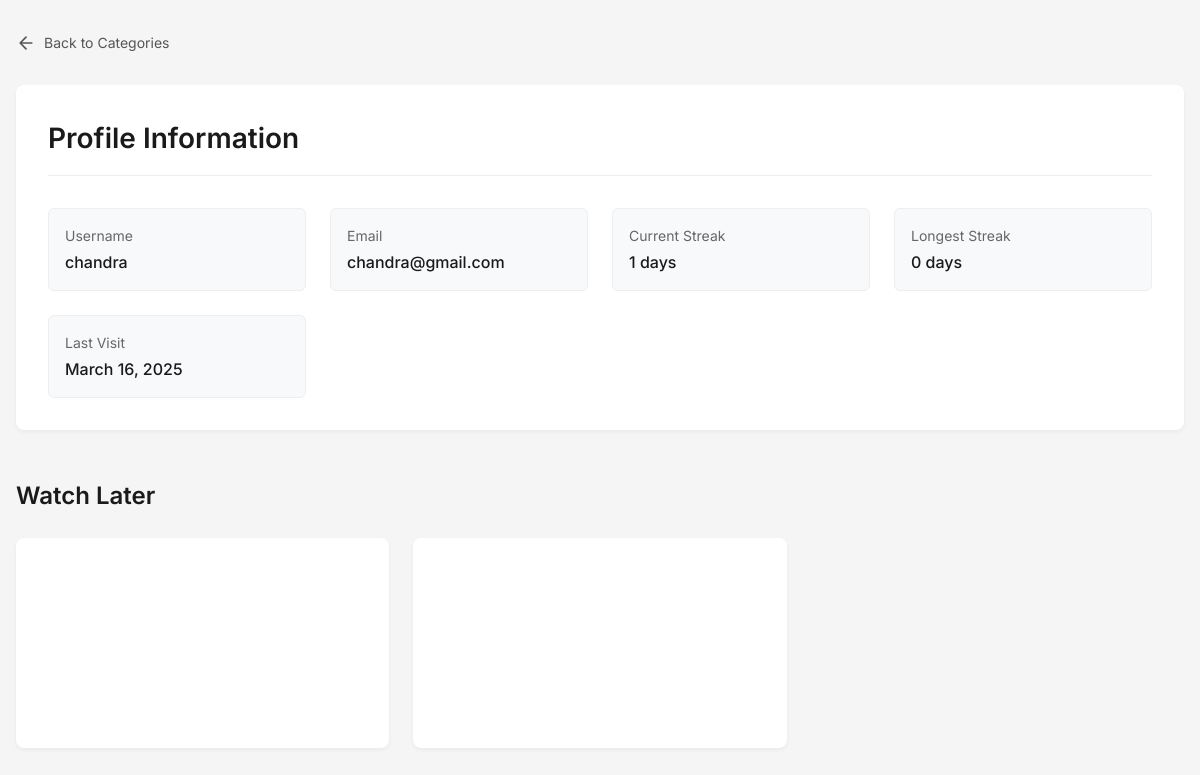
/profile/ (signed in), run on the app's committed database.
### accounts/models.py (models this page shows, shortened)
class UserRegistrations(models.Model):
    username = models.CharField(max_length=150, unique=True)
    email = models.EmailField(unique=True)
    password = models.CharField(max_length=128)

class UserStreak(models.Model):
    user = models.OneToOneField(UserRegistrations, on_delete=models.CASCADE)
    streak_count = models.IntegerField(default=0)
    last_visit = models.DateTimeField(null=True, blank=True)
    longest_streak = models.IntegerField(default=0)
    def update_streak(self):
        now = timezone.now()
        if self.last_visit:
            days_diff = (now.date() - self.last_visit.date()).days
            if days_diff == 0:
                return
            elif days_diff == 1:
                self.streak_count += 1
            elif days_diff > 1:
                self.streak_count = 1
            self.longest_streak = max(self.longest_streak, self.streak_count)
        else:
            self.streak_count = 1
        self.last_visit = now
        self.save()

### yt_learning/models.py (models this page shows, shortened)
class save_watch_later(models.Model):
    video = models.ForeignKey(Videos, on_delete=models.CASCADE)
    user = models.ForeignKey(UserRegistrations, on_delete=models.CASCADE)
    date = models.DateTimeField(auto_now_add=True)

class Videos(models.Model):
    title = models.CharField(max_length=100)
    bhashalu = models.ForeignKey(Bashalu, on_delete=models.CASCADE,null=True)
    yt_video_url = models.URLField(null = True)
    description = models.TextField()
    category = models.ForeignKey(Category, on_delete=models.CASCADE,null=True)
    embed_code = models.TextField()

### accounts/views.py (the view)
# urls.py: path('profile/', views.Profile_View, name='profile'),
def Profile_View(request):
    user_id = request.session.get('user_id')
    if not user_id:
        return redirect('login')
    user = get_object_or_404(UserRegistrations, id=user_id)
    try:
        streak = UserStreak.objects.get(user=user)
    except UserStreak.DoesNotExist:
        streak = UserStreak.objects.create(user=user)
    streak.update_streak()
    saved_videos = (
        save_watch_later.objects
        .filter(user=user)
        .select_related('video')
        .order_by('date')
    )
    context = {
        'user': user,
        'saved_videos': saved_videos,
        'current_streak': streak.streak_count,
        'longest_streak': streak.longest_streak,
        'last_visit': streak.last_visit,
    }
    return render(request, 'accounts/profile.html', context)

### templates/accounts/profile.html (shortened to what this page needs)
<!DOCTYPE html>
<html lang="en">
<head>
</head>
<body>
    <div class="container">
        <a href="{% url 'categories_page' %}" class="nav-back">
            <svg xmlns="http://www.w3.org/2000/svg" viewBox="0 0 24 24" fill="none" stroke="currentColor" stroke-width="2" stroke-linecap="round" stroke-linejoin="round">
                <path d="M19 12H5M12 19l-7-7 7-7"/>
            </svg>
            Back to Categories
        </a>
        <section class="profile-section">
            <header class="profile-header">
                <h1>Profile Information</h1>
            </header>
            <div class="profile-details">
                <div class="detail-item">
                    <span class="detail-label">Username</span>
                    <span class="detail-value">{{ user.username|default:"N/A" }}</span>
                </div>
                <div class="detail-item">
                    <span class="detail-label">Email</span>
                    <span class="detail-value">{{ user.email|default:"N/A" }}</span>
                </div>
                <div class="detail-item">
                    <span class="detail-label">Current Streak</span>
                    <span class="detail-value">{{ current_streak|default:0 }} days</span>
                </div>
                <div class="detail-item">
                    <span class="detail-label">Longest Streak</span>
                    <span class="detail-value">{{ longest_streak|default:0 }} days</span>
                </div>
                <div class="detail-item">
                    <span class="detail-label">Last Visit</span>
                    <span class="detail-value">{{ last_visit|date:"F d, Y"|default:"Never" }}</span>
                </div>
            </div>
        </section>
        <section class="watch-later">
            <header class="section-header">
                <h2>Watch Later</h2>
            </header>
            <div class="video-grid">
                {% for video in saved_videos %}
                    <article class="video-card">
                        <div class="video-embed">
                            {{ video.video.embed_code|safe }}
                        </div>
                    </article>
                {% empty %}
                    <div class="no-videos">No videos saved for later.</div>
                {% endfor %}
            </div>
        </section>
    </div>
</body>
</html>

### templates/accounts/profile.html (style rules this page uses)
*, *::before, *::after { margin: 0; padding: 0; box-sizing: border-box; }
body { font-family: 'Inter', -apple-system, BlinkMacSystemFont, sans-serif; line-height: 1.5; color: #1a1a1a; background-color: #f5f5f5; min-height: 100vh; }
.container { max-width: 1200px; margin: 0 auto; padding: 2rem 1rem; }
.nav-back { display: inline-flex; align-items: center; text-decoration: none; color: #555; font-size: 0.875rem; margin-bottom: 2rem; transition: color 0.2s ease; }
.nav-back svg { width: 20px; height: 20px; margin-right: 0.5rem; }
.profile-section { background: #fff; border-radius: 8px; box-shadow: 0 2px 4px rgba(0, 0, 0, 0.05); padding: 2rem; margin-bottom: 2rem; }
.profile-header { margin-bottom: 2rem; padding-bottom: 1rem; border-bottom: 1px solid #eee; }
.profile-header h1 { font-size: 1.75rem; font-weight: 600; color: #1a1a1a; }
.profile-details { display: grid; grid-template-columns: repeat(auto-fit, minmax(250px, 1fr)); gap: 1.5rem; }
.detail-item { padding: 1rem; background: #f8f9fa; border-radius: 6px; border: 1px solid #eee; }
.detail-label { font-size: 0.875rem; color: #666; margin-bottom: 0.25rem; display: block; }
.detail-value { font-size: 1rem; color: #1a1a1a; font-weight: 500; }
.watch-later { margin-top: 3rem; }
.section-header { margin-bottom: 1.5rem; }
.section-header h2 { font-size: 1.5rem; font-weight: 600; color: #1a1a1a; }
.video-grid { display: grid; grid-template-columns: repeat(auto-fill, minmax(300px, 1fr)); gap: 1.5rem; }
.video-card { background: #fff; border-radius: 8px; overflow: hidden; box-shadow: 0 2px 4px rgba(0, 0, 0, 0.05); transition: transform 0.2s ease; }
.video-embed { position: relative; width: 100%; padding-bottom: 56.25%; }
.video-embed iframe { position: absolute; top: 0; left: 0; width: 100%; height: 100%; border: none; }

### data on the page
UserRegistrations: username "chandra", email "chandra@gmail.com"
UserStreak: last_visit "March 16, 2025"

### other printed values
{{ current_streak|default:0 }} "1"
{{ longest_streak|default:0 }} "0"
